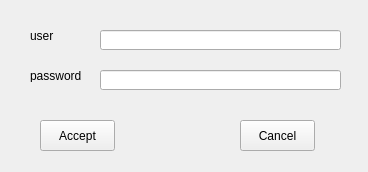
<?xml version="1.0" encoding="UTF-8"?>
<ui version="4.0">
 <class>Widget</class>
 <widget class="QWidget" name="Widget">
  <property name="geometry">
   <rect>
    <x>0</x>
    <y>0</y>
    <width>368</width>
    <height>172</height>
   </rect>
  </property>
  <property name="windowTitle">
   <string>Widget</string>
  </property>
  <widget class="QLabel" name="label">
   <property name="geometry">
    <rect>
     <x>30</x>
     <y>30</y>
     <width>54</width>
     <height>12</height>
    </rect>
   </property>
   <property name="text">
    <string>user</string>
   </property>
  </widget>
  <widget class="QLabel" name="label_2">
   <property name="geometry">
    <rect>
     <x>30</x>
     <y>70</y>
     <width>54</width>
     <height>12</height>
    </rect>
   </property>
   <property name="text">
    <string>password</string>
   </property>
  </widget>
  <widget class="QLineEdit" name="lineEdit_user">
   <property name="geometry">
    <rect>
     <x>100</x>
     <y>30</y>
     <width>241</width>
     <height>20</height>
    </rect>
   </property>
  </widget>
  <widget class="QLineEdit" name="lineEdit_password">
   <property name="geometry">
    <rect>
     <x>100</x>
     <y>70</y>
     <width>241</width>
     <height>20</height>
    </rect>
   </property>
  </widget>
  <widget class="QPushButton" name="button_accept">
   <property name="geometry">
    <rect>
     <x>40</x>
     <y>120</y>
     <width>75</width>
     <height>31</height>
    </rect>
   </property>
   <property name="text">
    <string>Accept</string>
   </property>
  </widget>
  <widget class="QPushButton" name="button_cancel">
   <property name="geometry">
    <rect>
     <x>240</x>
     <y>120</y>
     <width>75</width>
     <height>31</height>
    </rect>
   </property>
   <property name="text">
    <string>Cancel</string>
   </property>
  </widget>
 </widget>
 <layoutdefault spacing="6" margin="11"/>
 <resources/>
 <connections/>
</ui>
